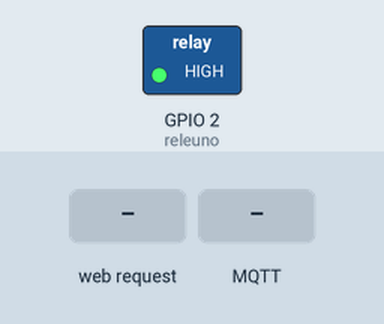
This sketch was run on a simulated ESP8266 (NodeMCU). Shown: switched loads named in the sketch (green lamp = pin HIGH). Inputs (shaded band) come from the test bench. WiFi joins after 1.5 s; servers stay silent unless stated; random numbers use the default seed unless the sketch sets one; no MQTT or app messages arrive unless stated; what the sketch prints to the serial monitor is not drawn.

Above: at 3.2 s.
3.3 s: HTTP request GET /comando-cancello received
At 4.0 s:
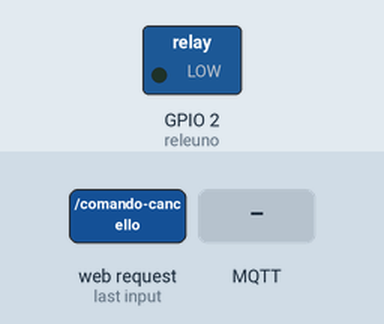
5.8 s: MQTT message "a" arrives on the first subscribed topic
7.3 s: MQTT message "z" arrives on the first subscribed topic
8.8 s: MQTT message "i" arrives on the first subscribed topic
Timing chart, 0 to 11.3 s (numbered marks = the images above; inputs shaded):
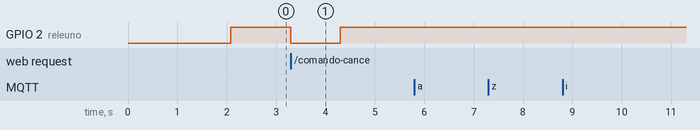

Measured:
- after the input at 3.3 s, GPIO 2 (releuno): HIGH → LOW at once, → HIGH 1.0 s later
- after the input at 5.8 s, every drawn part: stays the same
- after the input at 7.3 s, every drawn part: stays the same
- after the input at 8.8 s, every drawn part: stays the same

The sketch:

cancello_ha.ino
```cpp
#include "ESP8266WiFi.h"
#include <ESP8266WebServer.h>
#include <PubSubClient.h>

// dati wifi
const char* ssid = "SSD_wifi";
const char* password = "password_wifi";

// indirizzo ip mqtt server
const char* mqtt_server = "indirizzo_ip_mtt_server";

// comando MQTT
const char* mqtt_comando = "prova/cancellino/comando";

// Pin rele pulsante
int releuno = 2;

// porta attesa Web server
ESP8266WebServer server(99);
String page = "";


WiFiClient espClient;
PubSubClient client(espClient);
long lastMsg = 0;
char msg[50];

void setup_wifi() {
  delay(10);
  Serial.println();
  Serial.print("Rete wifi scelta: ");
  Serial.println(ssid);
  WiFi.begin(ssid, password);
  while (WiFi.status() != WL_CONNECTED) {
    delay(500);
    Serial.print(".");
  }
  Serial.println("");
  Serial.println("WiFi connessa");
  Serial.println("il tuo indirizzo IP è: ");
  Serial.println(WiFi.localIP());
}

void callback(char* topic, byte* payload, unsigned int length) {

  if (strcmp(topic,mqtt_comando)==0){
    for (int i = 0; i < length; i++) {
      Serial.print((char)payload[i]);
    }
    Serial.println();
    if ((char)payload[0] == 'a' and (char)payload[1] == 'z' and (char)payload[2] == 'i' and (char)payload[3] == 'o' ) {

      comando_cancello();
      delay(500);
    } }

    }

void reconnect() {
  while (!client.connected()) {
    Serial.print("ricerca del server mqtt...");
    String clientId = "ESP8266Client-";
    clientId += String(random(0xffff), HEX);
    if (client.connect(clientId.c_str())) {
      Serial.println("OK connesso al server mqtt");
      client.subscribe(mqtt_comando);

      delay(500);
    } else {
      Serial.print("errore connessione, rc=");
      Serial.print(client.state());
      Serial.println(" ripovo tra 5 secondi....");
      // attendo 5 secondi fino al prossimo tentativo
      delay(5000);
    }}}


void setup(void) {
Serial.begin(9600);
Serial.print("Iniziamo....");
setup_wifi();
page = "<h1>Comando cancello</h1><p><a href=\"comando-cancello\"><button>AZIONE</button></a>&nbsp";

client.setServer(mqtt_server, 1883);
   client.setCallback(callback);
   reconnect();


// configuro i rele
pinMode(releuno, OUTPUT);
digitalWrite(releuno, HIGH);

server.on("/", [](){
    server.send(200, "text/html", page);
  });

server.on("/comando-cancello", []() {
  comando_cancello();
  server.send(200, "text/html", "<h1>Comando inviato</h1>");
});

// avvio il server
server.begin();
Serial.println("ESP8266 HTTP server avviato");
}

void loop() {
  if (!client.connected()) {
    reconnect();}
 client.loop();
server.handleClient();

}

void comando_cancello(){
  digitalWrite(releuno, LOW);
  delay(1000);
  digitalWrite(releuno, HIGH);
  Serial.println("cancello in apertura");
  delay (500);
}
```
